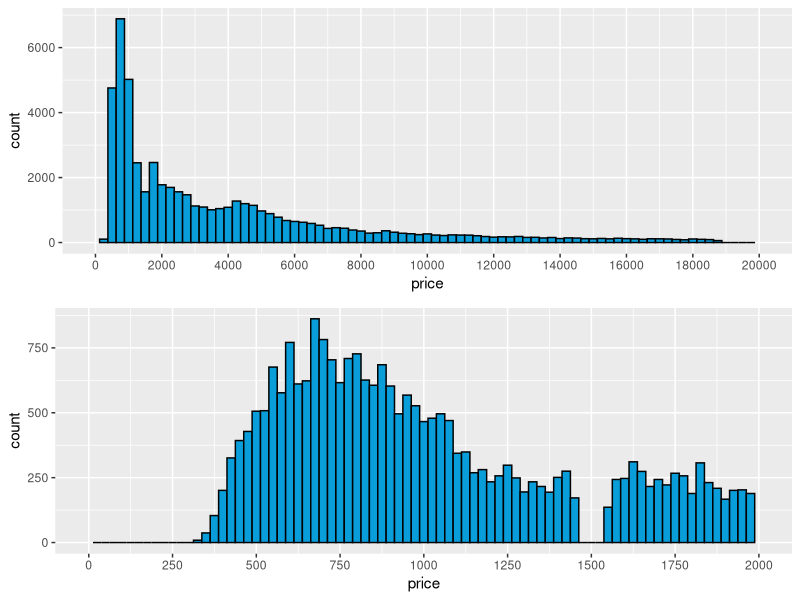
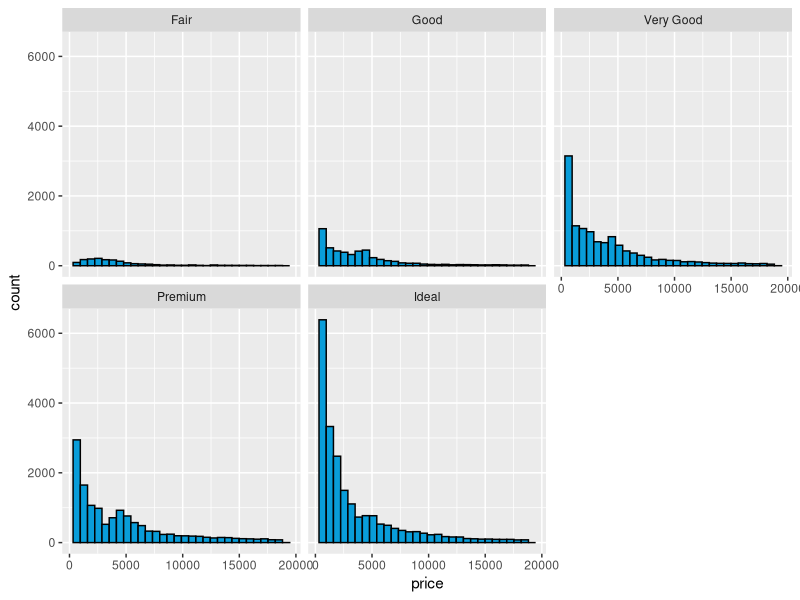
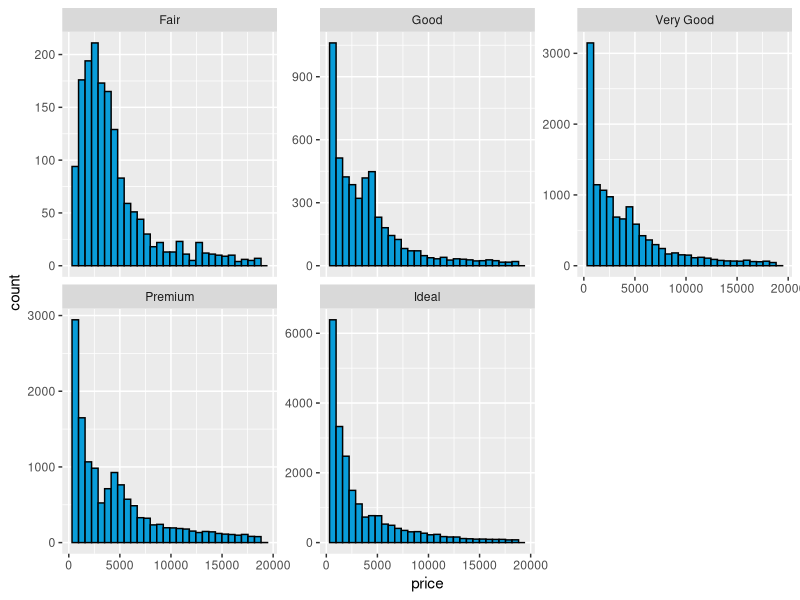
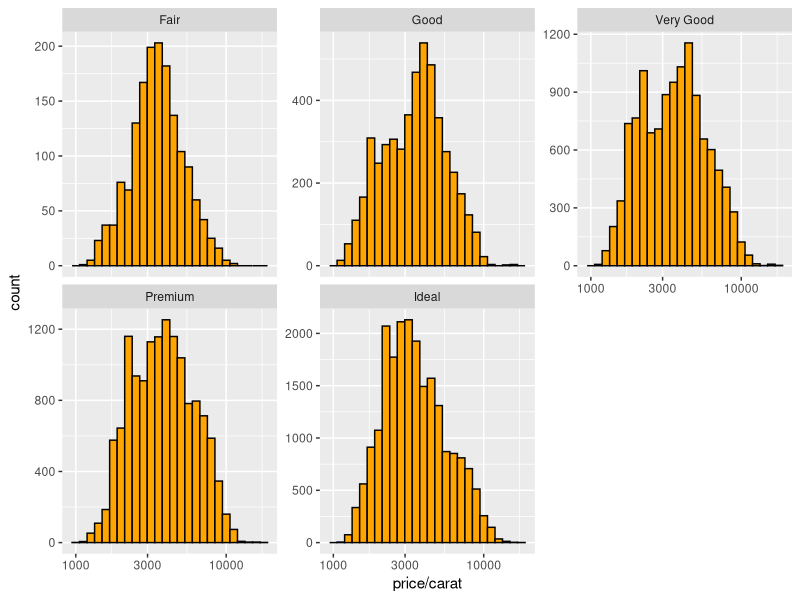
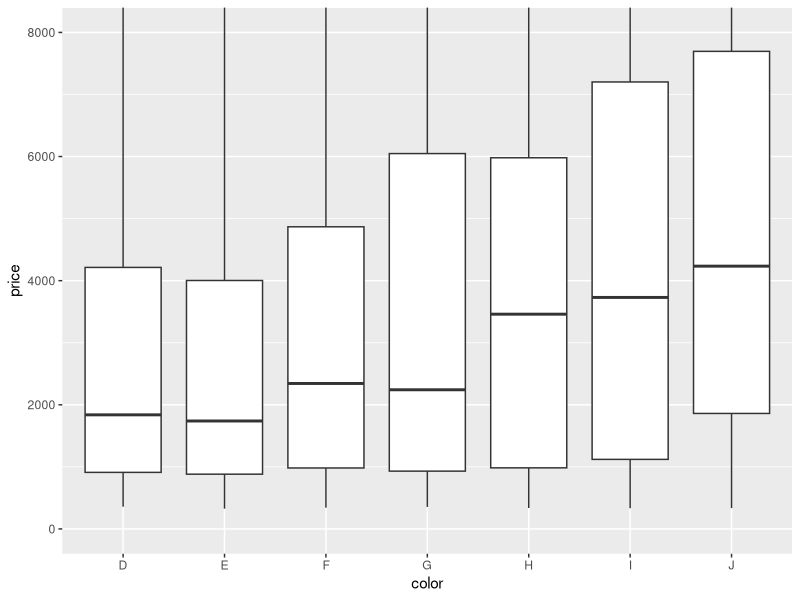
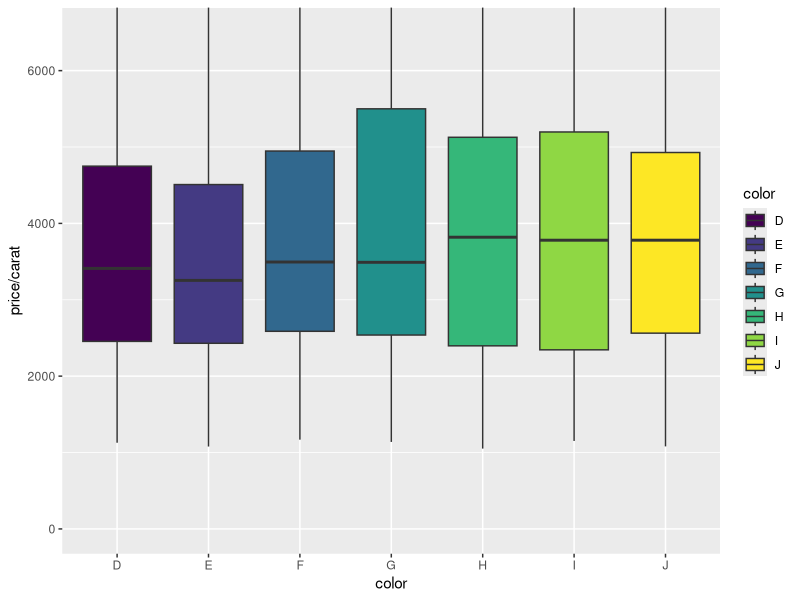
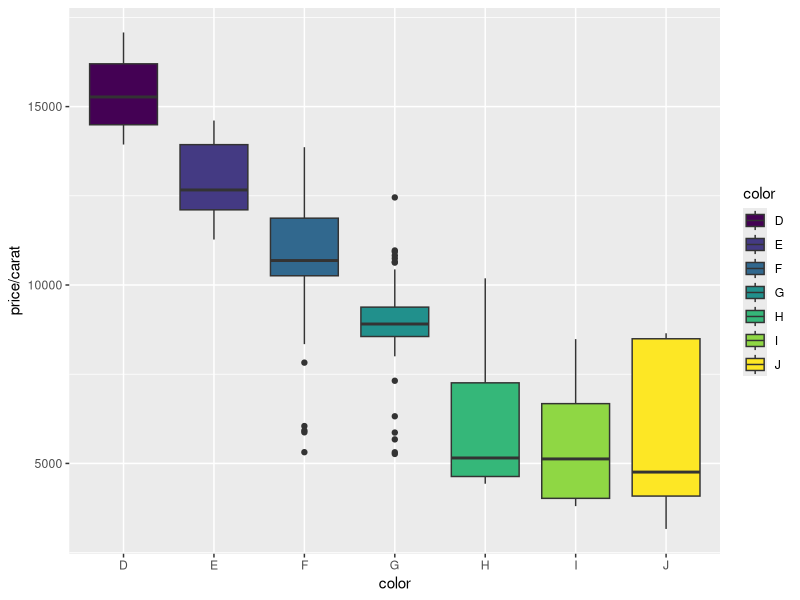
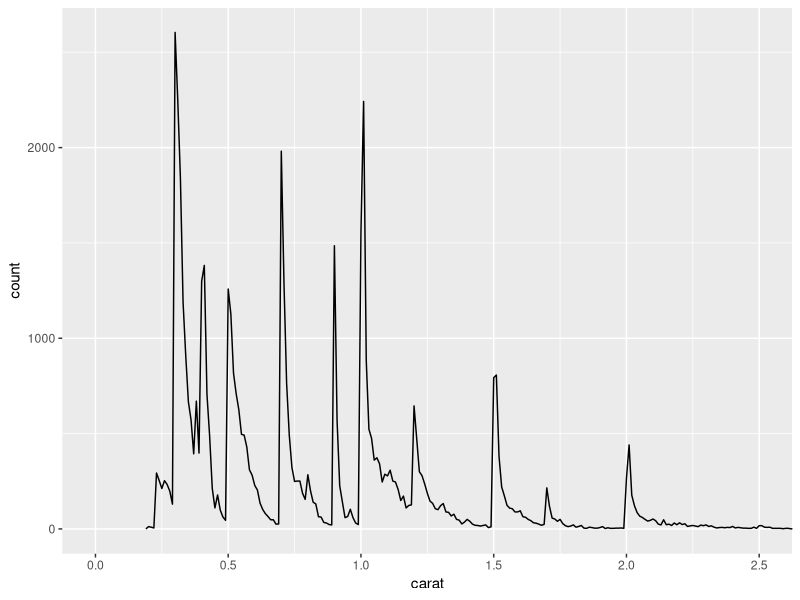

The R script that drew these images, in order:
## ---- chunk 1
library(ggplot2)
library(gridExtra)
data("diamonds")
summary(diamonds)
## ---- chunk 2
p1 <- ggplot(aes(x = price), data = diamonds) +
  geom_histogram(binwidth = 250, color = I('black'), fill = I('#099DD9')) +
  scale_x_continuous(limits = c(0, 20000), breaks = seq(0, 20000, 2000))

p2 <- ggplot(aes(x = price), data = diamonds) +
  geom_histogram(binwidth = 25, color = I('black'), fill = I('#099DD9')) +
  scale_x_continuous(limits = c(0, 2000), breaks = seq(0, 2000, 250))

grid.arrange(p1, p2, ncol = 1)
## ---- chunk 3
summary(diamonds$price)

subset(diamonds, price < 500)
subset(diamonds, price < 250)
nrow(subset(diamonds, price >= 15000))
## ---- chunk 4
ggplot(aes(x = price), data = diamonds) +
  geom_histogram(color = I('black'), fill = I('#099DD9')) +
  facet_wrap(~cut)
## ---- chunk 5
by(diamonds$price, diamonds$cut, summary)

tapply(diamonds$price, diamonds$cut, max)
tapply(diamonds$price, diamonds$cut, min)
tapply(diamonds$price, diamonds$cut, median)
## ---- chunk 6
ggplot(aes(x = price), data = diamonds) +
  geom_histogram(color = I('black'), fill = I('#099DD9')) +
  facet_wrap(~cut, scales = "free_y")
## ---- chunk 7
ggplot(aes(x = price/carat), data = diamonds) +
  geom_histogram(binwidth = 0.05, color = I('black'), fill = I('#FFA500')) +
  scale_x_log10() +
  facet_wrap(~cut, scales = "free_y")
## ---- chunk 8
ggplot(aes(x = color, y = price), data = diamonds) +
  geom_boxplot() +
  coord_cartesian(ylim = c(0, 8000))
## ---- chunk 9
by(diamonds$price, diamonds$color, summary)
## ---- chunk 10
IQR(subset(diamonds, color == 'D')$price)
IQR(subset(diamonds, color == 'J')$price)
## ---- chunk 11
ggplot(aes(x = color, y = price/carat, fill = color), data = diamonds) +
  geom_boxplot() +
  coord_cartesian(ylim = c(0, 6500))
## ---- chunk 12
by(diamonds$price/diamonds$carat, diamonds$color, summary)
## ---- chunk 13
uniform <- subset(diamonds, cut == "Ideal" & clarity == "IF" & carat > 0.7)
qplot(x = color, y = price/carat, data = uniform, geom = "boxplot", fill = color)
## ---- chunk 14
ggplot(aes(x = carat), data = diamonds) +
  geom_freqpoly(binwidth = 0.01) +
  coord_cartesian(xlim = c(0, 2.5))
## ---- chunk 15
table(diamonds$carat)
## ---- chunk 16
knitr::opts_chunk$set(echo = TRUE)
## ---- chunk 17
summary(cars)
## ---- chunk 18
plot(pressure)
